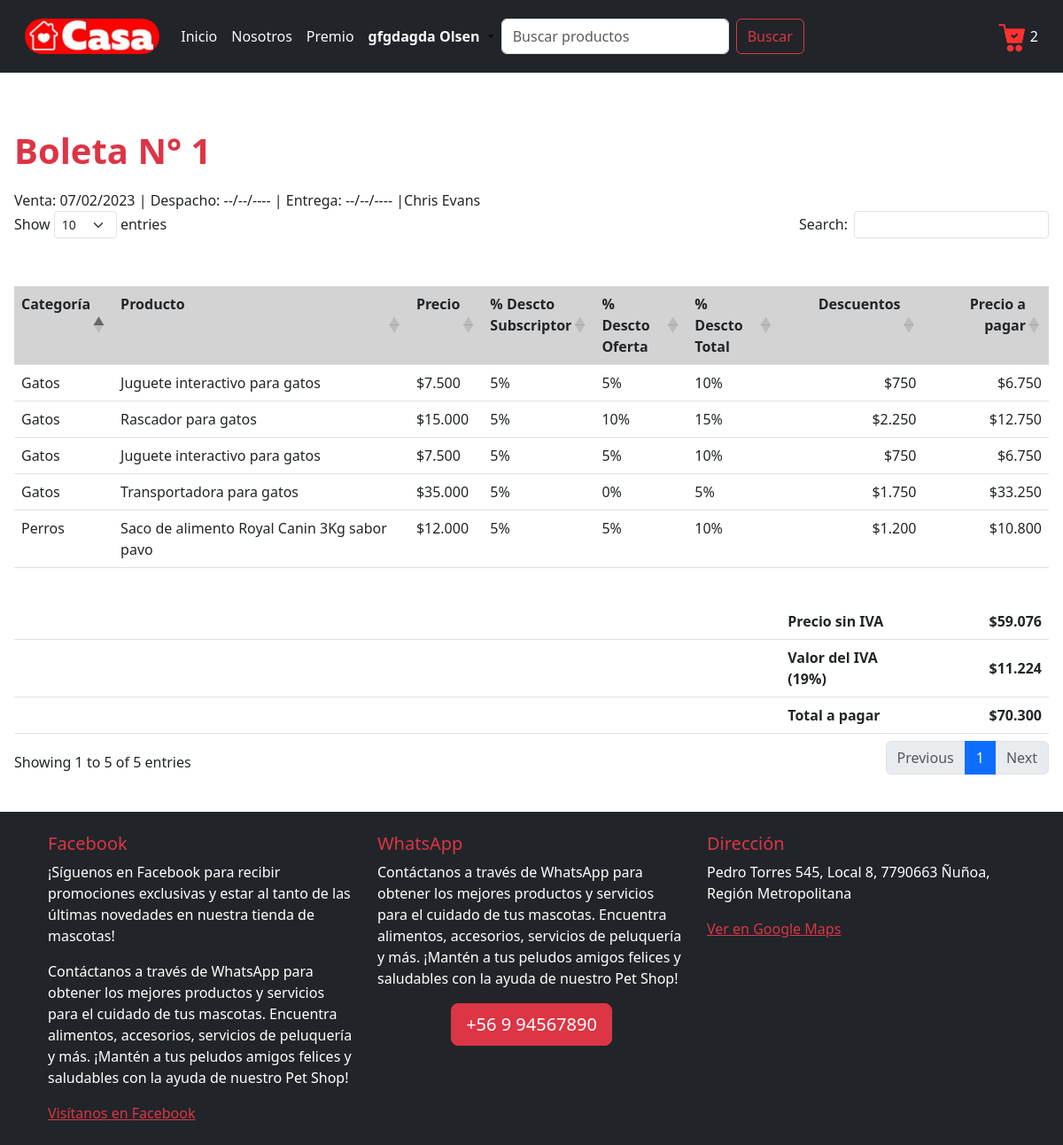
/boleta/1 (signed in), run on the app's committed database.
### core/models.py (models this page shows, shortened)
class Boleta(models.Model):
    ESTADO_CHOICES = [
        ('Anulado', 'Anulado'),
        ('Vendido', 'Vendido'),
        ('Despachado', 'Despachado'),
        ('Entregado', 'Entregado'),
    ]
    nro_boleta = models.IntegerField(primary_key=True, blank=False, null=False, verbose_name='Nro boleta')
    cliente = models.ForeignKey(Perfil, on_delete=models.DO_NOTHING)
    monto_sin_iva = models.IntegerField(blank=False, null=False, verbose_name='Monto sin IVA')
    iva = models.IntegerField(blank=False, null=False, verbose_name='IVA')
    total_a_pagar = models.IntegerField(blank=False, null=False, verbose_name='Total a pagar')
    fecha_venta = models.DateField(blank=False, null=False, verbose_name='Fecha de venta')
    fecha_despacho = models.DateField(blank=True, null=True, verbose_name='Fecha de despacho')
    fecha_entrega = models.DateField(blank=True, null=True, verbose_name='Fecha de entrega')
    estado = models.CharField(choices=ESTADO_CHOICES, max_length=50, blank=False, null=False, verbose_name='Estado')
    class Meta:
        db_table = 'Boleta'
        verbose_name = "Boleta"
        verbose_name_plural = "Boletas"

class Perfil(models.Model):
    USUARIO_CHOICES = [
        ('Cliente', 'Cliente'),
        ('Administrador', 'Administrador'),
        ('Superusuario', 'Superusuario'),
    ]
    usuario = models.OneToOneField(User, on_delete=models.CASCADE)
    tipo_usuario = models.CharField(
        choices=USUARIO_CHOICES,
        max_length=50,
        blank=False,
        null=False,
        verbose_name='Tipo de usuario'
    )
    rut = models.CharField(max_length=20, blank=False, null=False, verbose_name='RUT')
    direccion = models.CharField(max_length=400, blank=False, null=False, verbose_name='Dirección')
    subscrito = models.BooleanField(blank=False, null=False, verbose_name='Subscrito')
    imagen = models.ImageField(upload_to='perfiles/', blank=False, null=False, verbose_name='Imagen')
    class Meta:
        db_table = 'Perfil'
        verbose_name = "Perfil de usuario"
        verbose_name_plural = "Perfiles de usuarios"
        ordering = ['tipo_usuario']

class DetalleBoleta(models.Model):
    boleta = models.ForeignKey(Boleta, on_delete=models.DO_NOTHING)
    bodega = models.ForeignKey(Bodega, on_delete=models.DO_NOTHING)
    precio = models.IntegerField(blank=False, null=False, verbose_name='Precio')
    descuento_subscriptor = models.IntegerField(
        validators=[MinValueValidator(0), MaxValueValidator(100)],
        blank=False,
        null=False,
        verbose_name='Descto subs'
    )
    descuento_oferta = models.IntegerField(
        validators=[MinValueValidator(0), MaxValueValidator(100)],
        blank=False,
        null=False,
        verbose_name='Descto oferta'
    )
    descuento_total = models.IntegerField(
        validators=[MinValueValidator(0), MaxValueValidator(100)],
        blank=False,
        null=False,
        verbose_name='Descto total'
    )
    descuentos = models.IntegerField(blank=False, null=False, verbose_name='Descuentos')
    precio_a_pagar = models.IntegerField(blank=False, null=False, verbose_name='Precio a pagar')
    class Meta:
        db_table = 'DetalleBoleta'
        verbose_name = "Detalle de boleta"
        verbose_name_plural = "Detalles de boletas"

class Bodega(models.Model):
    producto = models.ForeignKey(Producto, on_delete=models.DO_NOTHING, verbose_name='Producto')
    class Meta:
        db_table = 'Bodega'
        verbose_name = "Bodega"
        verbose_name_plural = "Bodegas"

class Producto(models.Model):
    categoria = models.ForeignKey(Categoria, on_delete=models.DO_NOTHING, verbose_name='Categoría')
    nombre = models.CharField(max_length=100, blank=False, null=False, verbose_name='Nombre producto')
    descripcion = models.CharField(max_length=400, blank=False, null=False, verbose_name='Descripción')
    precio = models.IntegerField(blank=False, null=False, verbose_name='Precio')
    descuento_subscriptor = models.IntegerField(
        validators=[MinValueValidator(0), MaxValueValidator(100)],
        blank=False,
        null=False,
        verbose_name='% Descuento subscriptor'
    )
    descuento_oferta = models.IntegerField(
        validators=[MinValueValidator(0), MaxValueValidator(100)],
        blank=False,
        null=False,
        verbose_name='% Descuento oferta'
    )
    imagen = models.ImageField(upload_to='productos/', blank=False, null=False, verbose_name='Imagen')
    class Meta:
        db_table = 'Producto'
        verbose_name = "Producto"
        verbose_name_plural = "Productos"
        ordering = ['categoria', 'nombre']

class Categoria(models.Model):
    nombre = models.CharField(max_length=100, blank=False, null=False, verbose_name='Nombre categoría')
    class Meta:
        db_table = 'Categoria'
        verbose_name = "Categoría de producto"
        verbose_name_plural = "Categorías de productos"
        ordering = ['nombre']

### core/views.py (the view)
# urls.py: path('boleta/<nro_boleta>', boleta, name='boleta'),
def boleta(request, nro_boleta):
    boleta = Boleta.objects.get(nro_boleta=nro_boleta)
    detalle_boleta = DetalleBoleta.objects.filter(boleta=boleta)
    datos = {
        'boleta': boleta,
        'detalle_boleta': detalle_boleta
    }
    return render(request, 'core/boleta.html', datos)

### core/context_processors.py (called while the page is built)
def registrar_carrito(request):
    mostrar_carrito = False
    cantidad_productos = 0
    if request.user.is_authenticated:
        if request.user.perfil.tipo_usuario == 'Cliente':
            cantidad_productos = Carrito.objects.filter(cliente=request.user.perfil).count()
            mostrar_carrito = cantidad_productos > 0
    return {
        'mostrar_carrito': mostrar_carrito,
        'cantidad_productos': cantidad_productos,
    }

def carrito_variables(request):
    if request.user.is_authenticated and hasattr(request.user, 'perfil') and request.user.perfil.tipo_usuario == 'Cliente':
        detalle_carrito = Carrito.objects.filter(cliente=request.user.perfil)
        total_a_pagar = 0
        for item in detalle_carrito:
            total_a_pagar += item.precio_a_pagar
        monto_sin_iva = int(round(total_a_pagar / 1.19))
        iva = total_a_pagar - monto_sin_iva
        return {
            'detalle_carrito': detalle_carrito,
            'monto_sin_iva': monto_sin_iva,
            'iva': iva,
            'total_a_pagar': total_a_pagar,
        }
    return {}

### core/templatetags/custom_filters.py (called while the page is built)
@register.filter
def formatear_dinero(value):
    value = round(value)
    value = f'${value:,}'
    value = value.replace(',', '.')
    return value

@register.filter
def formatear_porcentaje(value):
    return f'{value}%'

@register.filter
def formatear_fecha(value):
    if value == None:
        value = '--/--/----'
    else:
        value = value.strftime("%d/%m/%Y")
    return f'{value}'

### core/templates/core/boleta.html
{% extends 'core/base.html' %}
{% load static %}
{% load custom_filters %}
{% block content %}
    <h1 class="text-danger pt-5">Boleta N° {{ boleta.nro_boleta }}</h1>
    <div>
        Venta: {{ boleta.fecha_venta|formatear_fecha }} | Despacho: {{ boleta.fecha_despacho|formatear_fecha }} | Entrega: {{ boleta.fecha_entrega|formatear_fecha }} |{{ boleta.cliente.usuario.first_name}} {{ boleta.cliente.usuario.last_name }}
    </div>
    <table id="tabla-principal" class="table table-hover pt-5">
        <thead>
            <tr>
                <th> Categoría </th>
                <th> Producto </th>
                <th> Precio </th>
                <th> % Descto <br> Subscriptor </th>
                <th> % Descto <br> Oferta </th>
                <th> % Descto <br> Total </th>
                <th class="text-end"> Descuentos </th>
                <th class="text-end"> Precio a pagar </th>
            </tr>
        </thead>
        <tbody>
            {% for item in detalle_boleta %}
                <tr>
                    <td> {{ item.bodega.producto.categoria.nombre }} </td>
                    <td> {{ item.bodega.producto.nombre }} </td>
                    <td> {{ item.precio|formatear_dinero }} </td>
                    <td> {{ item.descuento_subscriptor|formatear_porcentaje }} </td>
                    <td> {{ item.descuento_oferta|formatear_porcentaje }} </td>
                    <td> {{ item.descuento_total|formatear_porcentaje }} </td>
                    <td class="text-end"> {{ item.descuentos|formatear_dinero }} </td>
                    <td class="text-end"> {{ item.precio_a_pagar|formatear_dinero }} </td>
                </tr>
            {% endfor %}
        <tfoot>
            <tr>
                <td></td>
                <td></td>
                <td></td>
                <td></td>
                <td></td>
                <td></td>
                <td class="fw-bold pt-5"> Precio sin IVA </td>
                <td class="fw-bold pt-5 text-end "> {{ boleta.monto_sin_iva|formatear_dinero }} </td>
            </tr>
            <tr>
                <td></td>
                <td></td>
                <td></td>
                <td></td>
                <td></td>
                <td></td>
                <td class="fw-bold"> Valor del IVA (19%) </td>
                <td class="fw-bold text-end"> {{ boleta.iva|formatear_dinero }} </td>
            </tr>
            <tr>
                <td></td>
                <td></td>
                <td></td>
                <td></td>
                <td></td>
                <td></td>
                <td class="fw-bold"> Total a pagar </td>
                <td class="fw-bold text-end"> {{ boleta.total_a_pagar|formatear_dinero }} </td>
            </tr>
        </tfoot>
        </tbody>
    </table>
{% endblock content %}

### core/templates/core/base.html (shortened to what this page needs)
{% load static %}
{% load custom_filters %}
<!DOCTYPE html>
<html lang="es">
<head>
    <link rel="stylesheet" href="{% static 'core/css/style-carrito.css' %}" />
    <link rel="stylesheet" href="{% static 'core/css/base.css' %}">
    <link href="https://cdn.jsdelivr.net/npm/bootstrap@5.3.0/dist/css/bootstrap.min.css" rel="stylesheet">
    <link href="https://cdn.datatables.net/1.13.4/css/dataTables.bootstrap5.min.css" rel="stylesheet">
    <link href="{% static 'core/css/base.css'%}" rel="stylesheet">
</head>
<body>
    {% block navbar %}
      <nav class="navbar navbar-expand-lg text-bg-dark p-3">
        <div class="container-fluid">
          <a class="navbar-brand" href="{% url 'index' %}">
            <img class="rounded-pill" src="{% static 'core/images/logo.jpg' %}" style="height: 40px;;" alt="logo">
          </a>
          <div class="collapse navbar-collapse" id="navbarSupportedContent">
            <ul class="navbar-nav me-auto mb-2 mb-lg-0">
              <li class="nav-item">
                <a class="nav-link active text-light" aria-current="page" href="{% url 'index' %}">Inicio</a>
              </li>
              <li class="nav-item">
                <a class="nav-link text-light text-light" aria-current="page" href="{% url 'nosotros' %}"> Nosotros </a>
              </li>
              <li class="nav-item">
                <a class="nav-link text-light text-light" aria-current="page" href="{% url 'api' %}"> Premio </a>
              </li>
              {% if user.is_authenticated %}
                <li class="nav-item dropdown">
                  <a class="nav-link dropdown-toggle" href="#" role="button" data-bs-toggle="dropdown"
                      aria-expanded="false" href="{% url 'ingresar' %}">
                    {% if user.is_superuser %}
                      <span class="text-danger fw-bold">
                    {% elif user.is_staff %}
                      <span class="text-warning fw-bold">
                    {% else %}
                      <span class="text-light fw-bold">
                    {% endif %}
                      {{ user.first_name }} {{ user.last_name }}
                    </span>
                  </a>
                </li>
              {% endif %}
              <form method="post" action="{% url 'index' %}" class="d-flex" role="search">
                <input class="form-control me-2" type="search" placeholder="Buscar productos"
                    aria-label="Search" id="buscar" id="buscar" name="buscar">
                <button class="btn btn-outline-danger" type="submit"> Buscar </button>
              </form>
            </ul>
            <div>
            <div>
              {% if mostrar_carrito %}
                  <div class="carrito-wrapper d-flex float-end mt-1">
                    <div id="carritoNav">
                    <img src="{% static 'core/images/carritos.png' %}" width="32px">
                    {{ cantidad_productos }}
                  </div>
                </div>
              {% endif %}
            </div>
            </div>
          </div>
        </div>
      </nav>
    {% endblock navbar %}
    <div class="content m-3">
        {% block content %}
        {% endblock content %}
    </div>
    <br>
    <footer>
        <footer class="bg-dark text-white text-center text-lg-start">
          <div class="container p-4">
            <div class="row">
              <div class="col-lg-4 col-md-6 mb-4 mb-md-0">
                <h5 class="text-danger">Facebook</h5>
                <p>¡Síguenos en Facebook para recibir promociones exclusivas y estar al tanto de las últimas novedades en nuestra tienda de mascotas! </p>
                <p>Contáctanos a través de WhatsApp para obtener los mejores productos y servicios para el cuidado de tus mascotas. Encuentra alimentos, accesorios, servicios de peluquería y más. ¡Mantén a tus peludos amigos felices y saludables con la ayuda de nuestro Pet Shop!</p>
                <a href="https://www.facebook.com/TuTiendaDeMascotas" target="_blank" rel="noopener noreferrer" class="text-danger">Visítanos en Facebook</a>
              </div>
              <div class="col-lg-4 col-md-6 mb-4 mb-md-0">
                <h5 class="text-danger">WhatsApp</h5>
                <p class="font-size-lg">Contáctanos a través de WhatsApp para obtener los mejores productos y servicios para el cuidado de tus mascotas. Encuentra alimentos, accesorios, servicios de peluquería y más. ¡Mantén a tus peludos amigos felices y saludables con la ayuda de nuestro Pet Shop!</p>
                <div class="d-flex justify-content-center">
                  <a href="https://web.whatsapp.com/" class="btn btn-danger btn-lg font-weight-bold" target="_blank">+56 9 94567890</a>
                </div>
              </div>
              <div class="col-lg-4 col-md-12 mb-4 mb-md-0">
                <h5 class="text-danger">Dirección</h5>
                <p>Pedro Torres 545, Local 8, 7790663 Ñuñoa, Región Metropolitana</p>
                <a href="https://www.google.com/maps?q=Pedro+Torres+545,+Local+8,+7790663+Ñuñoa,+Región+Metropolitana" target="_blank" rel="noopener noreferrer" class="text-danger">Ver en Google Maps</a>
              </div>
            </div>
          </div>
        </footer>
    </footer>
</body>
</html>

### core/static/core/css/style-carrito.css (style rules this page uses)
.carrito-wrapper { position: relative; }
#carritoNav { cursor: pointer; }

### core/static/core/css/base.css (style rules this page uses)
h1 { color: red !important; font-weight: bolder; margin-bottom: 20px; }
th { vertical-align: top; background-color: lightgray !important; }

### data on the page
Boleta: nro_boleta "1", fecha_venta "07/02/2023", fecha_despacho "--/--/----", fecha_entrega "--/--/----", cliente.usuario.first_name "Chris", cliente.usuario.last_name "Evans", monto_sin_iva "$59.076", iva "$11.224", total_a_pagar "$70.300"
DetalleBoleta: bodega.producto.categoria.nombre "Perros", bodega.producto.nombre "Saco de alimento Royal Canin 3Kg sabor pavo", precio "$12.000", descuento_subscriptor "5%", descuento_oferta "5%", descuento_total "10%", descuentos "$1.200", precio_a_pagar "$10.800"
DetalleBoleta: bodega.producto.categoria.nombre "Gatos", bodega.producto.nombre "Juguete interactivo para gatos", precio "$7.500", descuento_subscriptor "5%", descuento_oferta "5%", descuento_total "10%", descuentos "$750", precio_a_pagar "$6.750"
DetalleBoleta: bodega.producto.categoria.nombre "Gatos", bodega.producto.nombre "Rascador para gatos", precio "$15.000", descuento_subscriptor "5%", descuento_oferta "10%", descuento_total "15%", descuentos "$2.250", precio_a_pagar "$12.750"
DetalleBoleta: bodega.producto.categoria.nombre "Gatos", bodega.producto.nombre "Juguete interactivo para gatos", precio "$7.500", descuento_subscriptor "5%", descuento_oferta "5%", descuento_total "10%", descuentos "$750", precio_a_pagar "$6.750"
DetalleBoleta: bodega.producto.categoria.nombre "Gatos", bodega.producto.nombre "Transportadora para gatos", precio "$35.000", descuento_subscriptor "5%", descuento_oferta "0%", descuento_total "5%", descuentos "$1.750", precio_a_pagar "$33.250"

### other printed values
{{ user.first_name }} "gfgdagda"
{{ user.last_name }} "Olsen"
{{ cantidad_productos }} "2"
